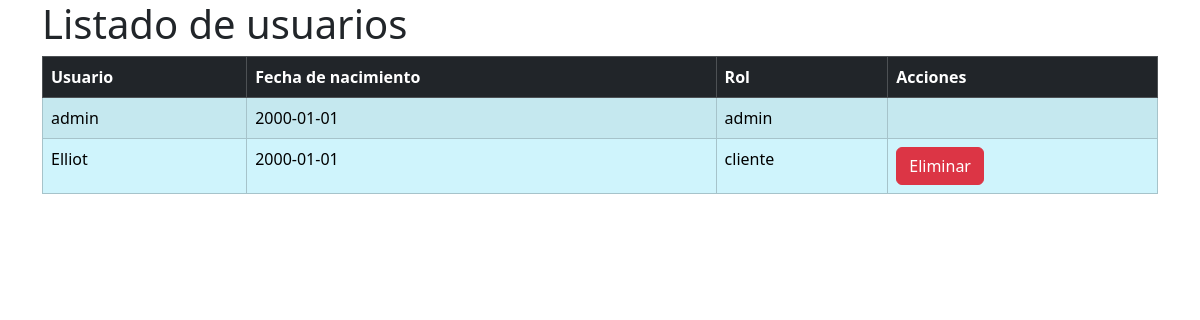
Before: /Tienda/Antiguo/administrar_usuarios.php (signed in) with the older database file.
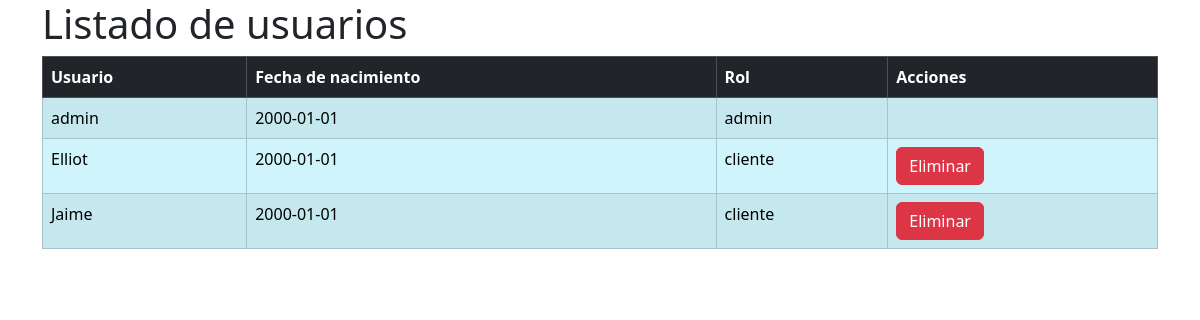
After: the same page with the newer database file.
### tables this page shows
CREATE TABLE `usuarios` (
  `usuario` varchar(12) NOT NULL,
  `contrasena` varchar(255) NOT NULL,
  `fechaNacimiento` date NOT NULL,
  `rol` varchar(10) DEFAULT 'cliente',
  PRIMARY KEY (`usuario`)
);

### Tienda/views/Objetos/usuario.php (called while the page is built, shortened)
<?php
class Usuario
{
    function __construct($usuario, $fechaNacimiento, $rol)
    {
        $this->usuario = $usuario;
        $this->fechaNacimiento = $fechaNacimiento;
        $this->rol = $rol;
    }
}

### Tienda/Antiguo/administrar_usuarios.php (the view, shortened to what this page needs)
<!DOCTYPE html>
<html lang="es">
<head>
    <link href="https://cdn.jsdelivr.net/npm/bootstrap@5.3.2/dist/css/bootstrap.min.css" rel="stylesheet">
    <?php require '../util/db_tienda.php'; ?>
    <?php require 'Objetos/usuario.php'; ?>
    <link rel="stylesheet" href="styles/style.css">
</head>
<body>
    <?php
    if (isset($_SESSION["usuario"]) && isset($_SESSION["rol"])) {
        $rol = $_SESSION["rol"];
    } else {
        $_SESSION["usuario"] = "invitado";
        $_SESSION["rol"] = "cliente";
        $usuario = $_SESSION["usuario"];
        $rol = $_SESSION["rol"];
    }
    $sql = "SELECT usuario, fechaNacimiento, rol from usuarios";
    $resultado = $conexion->query($sql);
    $usuarios = [];
    while ($fila = $resultado->fetch_assoc()) {
        $nuevo_usuario = new Usuario(
            $fila["usuario"],
            $fila["fechaNacimiento"],
            $fila["rol"]
        );
        array_push($usuarios, $nuevo_usuario);
    }
    if ($rol == "admin") {
    ?>
        <div class="container">
            <h1>Listado de usuarios</h1>
            <table class="table table-striped table-hover table-bordered border-danger">
                <thead class="table-dark">
                    <tr>
                        <th>Usuario</th>
                        <th>Fecha de nacimiento</th>
                        <th>Rol</th>
                        <?php
                        if ($rol == "admin") {
                        ?>
                            <th>Acciones</th>
                        <?php
                        }
                        ?>
                    </tr>
                </thead>
                <tbody>
                    <?php
                    foreach ($usuarios as $usuario) {
                        echo "<tr class='table-info'>";
                        echo "<td>" . $usuario->usuario . "</td>";
                        echo "<td>" . $usuario->fechaNacimiento . "</td>";
                        echo "<td>" . $usuario->rol . "</td>";
                        if ($rol == "admin") {
                    ?>
                            <td>
                                <?php
                                if ($usuario->rol != "admin") {
                                ?>
                                    <form action="eliminar_usuario.php" method="post">
                                        <input type="submit" class="btn btn-danger" value="Eliminar">
                                    </form>
                                <?php
                                }
                                ?>
                            </td>
                    <?php
                        }
                        echo "</tr>";
                    }
                    ?>
                </tbody>
            </table>
        </div>
    <?php
    }
    ?>
</body>
</html>

Changed rows visible on the page:
added usuarios: usuario "Jaime", fechaNacimiento "2000-01-01", rol "cliente"
